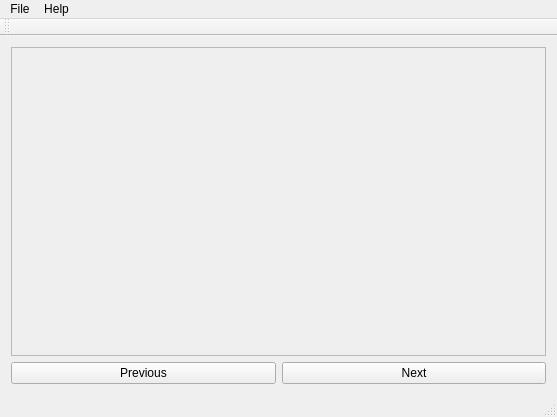
<?xml version="1.0" encoding="UTF-8"?>
<ui version="4.0">
 <class>ImgReader</class>
 <widget class="QMainWindow" name="ImgReader">
  <property name="geometry">
   <rect>
    <x>0</x>
    <y>0</y>
    <width>557</width>
    <height>417</height>
   </rect>
  </property>
  <property name="windowTitle">
   <string>ImgReader</string>
  </property>
  <widget class="QWidget" name="centralWidget">
   <layout class="QGridLayout" name="gridLayout_3">
    <item row="0" column="0">
     <layout class="QGridLayout" name="gridLayout">
      <item row="1" column="1">
       <widget class="QPushButton" name="previousButton">
        <property name="text">
         <string>Previous</string>
        </property>
       </widget>
      </item>
      <item row="1" column="2">
       <widget class="QPushButton" name="nextButton">
        <property name="text">
         <string>Next</string>
        </property>
       </widget>
      </item>
      <item row="0" column="1" colspan="2">
       <widget class="ImageViewer" name="scrollArea">
        <property name="sizePolicy">
         <sizepolicy hsizetype="Preferred" vsizetype="Preferred">
          <horstretch>0</horstretch>
          <verstretch>0</verstretch>
         </sizepolicy>
        </property>
        <property name="widgetResizable">
         <bool>true</bool>
        </property>
        <widget class="QWidget" name="scrollAreaWidgetContents">
         <property name="geometry">
          <rect>
           <x>0</x>
           <y>0</y>
           <width>535</width>
           <height>309</height>
          </rect>
         </property>
        </widget>
       </widget>
      </item>
     </layout>
    </item>
   </layout>
  </widget>
  <widget class="QMenuBar" name="menuBar">
   <property name="geometry">
    <rect>
     <x>0</x>
     <y>0</y>
     <width>557</width>
     <height>23</height>
    </rect>
   </property>
   <widget class="QMenu" name="menuImageReader">
    <property name="title">
     <string>File</string>
    </property>
    <addaction name="actionOpen"/>
    <addaction name="actionCloseAll"/>
    <addaction name="actionExit"/>
   </widget>
   <widget class="QMenu" name="menuAbout">
    <property name="title">
     <string>Help</string>
    </property>
    <addaction name="actionAbout"/>
   </widget>
   <addaction name="menuImageReader"/>
   <addaction name="menuAbout"/>
  </widget>
  <widget class="QToolBar" name="mainToolBar">
   <attribute name="toolBarArea">
    <enum>TopToolBarArea</enum>
   </attribute>
   <attribute name="toolBarBreak">
    <bool>false</bool>
   </attribute>
  </widget>
  <widget class="QStatusBar" name="statusBar"/>
  <action name="actionOpen">
   <property name="text">
    <string>Open</string>
   </property>
   <property name="menuRole">
    <enum>QAction::ApplicationSpecificRole</enum>
   </property>
  </action>
  <action name="actionExit">
   <property name="text">
    <string>Exit</string>
   </property>
  </action>
  <action name="actionAbout">
   <property name="text">
    <string>About</string>
   </property>
  </action>
  <action name="actionCloseAll">
   <property name="text">
    <string>Close All</string>
   </property>
  </action>
 </widget>
 <layoutdefault spacing="6" margin="11"/>
 <customwidgets>
  <customwidget>
   <class>ImageViewer</class>
   <extends>QScrollArea</extends>
   <header location="global">include/imageviewer.h</header>
   <container>1</container>
  </customwidget>
 </customwidgets>
 <resources/>
 <connections>
  <connection>
   <sender>actionExit</sender>
   <signal>triggered()</signal>
   <receiver>ImgReader</receiver>
   <slot>close()</slot>
   <hints>
    <hint type="sourcelabel">
     <x>-1</x>
     <y>-1</y>
    </hint>
    <hint type="destinationlabel">
     <x>278</x>
     <y>208</y>
    </hint>
   </hints>
  </connection>
 </connections>
</ui>
